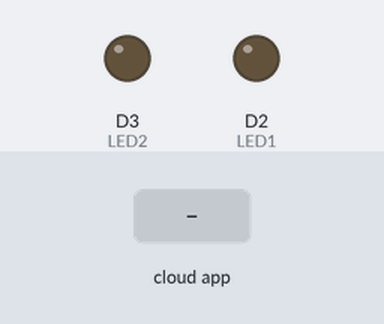
A sketch run on a simulated ESP8266 (NodeMCU). Parts: output pins drawn as LEDs (lit = HIGH). The inputs (shaded band) are chosen by the test bench. WiFi joins after 1.5 s; servers stay silent unless stated; the Firebase database answers and starts empty; what the sketch prints to the serial monitor is not drawn.

Above: at 2.7 s.
2.8 s: the phone or cloud app sets LED1 to 1
At 3.5 s:
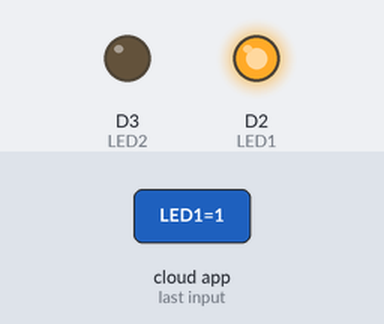
4.5 s: the phone or cloud app sets LED2 to 1
At 5.7 s:
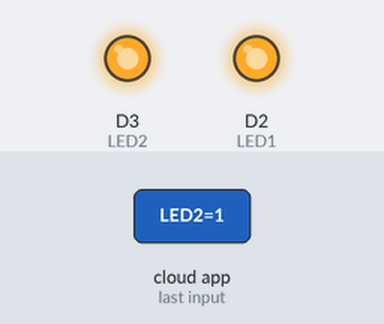
6.0 s: the phone or cloud app sets LED1 to 0
At 7.4 s:
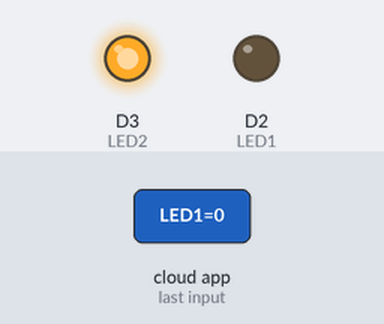
7.8 s: the phone or cloud app sets LED2 to 0
At 8.5 s:
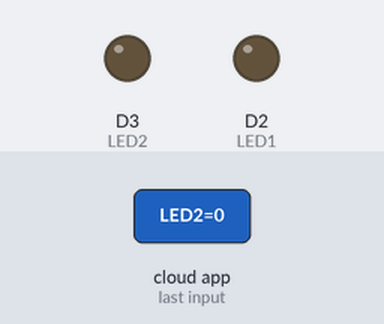
Timing chart, 0 to 10.3 s (numbered marks = the images above; inputs shaded):
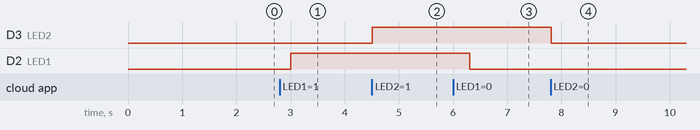

Measured:
- after the input at 2.8 s, D2 (LED1): LOW → HIGH after 0.20 s
- after the input at 4.5 s, D3 (LED2): LOW → HIGH at once
- after the input at 6.0 s, D2 (LED1): HIGH → LOW after 0.31 s
- after the input at 7.8 s, D3 (LED2): HIGH → LOW at once

The sketch:

ArduinoLight_Web.ino
```cpp
#include <ESP8266WiFi.h>
#include <FirebaseArduino.h>

// Set these to run example.
#define FIREBASE_HOST "light-web-default-rtdb.firebaseio.com"
#define FIREBASE_AUTH "tmYp0qOFElT0wfeRfwjMeDrV92TK27OwoImNzleX"
#define WIFI_SSID "Avi"
#define WIFI_PASSWORD "7071955977@"
#define LED1 D2
#define LED2 D3
void setup() {

  Serial.begin(9600);
  pinMode(LED1, OUTPUT);
  pinMode(LED2, OUTPUT);
  // connect to wifi.
  WiFi.begin(WIFI_SSID, WIFI_PASSWORD);
  Serial.print("connecting");
  while (WiFi.status() != WL_CONNECTED) {
    Serial.print(".");
    delay(500);
  }
  Serial.println();
  Serial.print("connected: ");
  Serial.println(WiFi.localIP());

  Firebase.begin(FIREBASE_HOST, FIREBASE_AUTH);
}


void loop() {

  int val1 = Firebase.getInt("LED1");
  int val2 = Firebase.getInt("LED2");
  Serial.print("LED1 : ");
  Serial.print(val1);
  Serial.print("LED2 : ");
  Serial.println(val2);

  if(val1 == 1){
  digitalWrite(LED1, HIGH);
  }
  if(val1 == 0) {
  digitalWrite(LED1, LOW);
  }
   if(val2 == 1){
  digitalWrite(LED2, HIGH);
  }
  if(val2 == 0) {
  digitalWrite(LED2, LOW);
  }
//
//  // set value
//  Firebase.setFloat("number", 42.0);
//  // handle error
//  if (Firebase.failed()) {
//      Serial.print("setting /number failed:");
//      Serial.println(Firebase.error());
//      return;
//  }
//  delay(1000);
//
//  // get value
//  Serial.print("number: ");
//  Serial.println(Firebase.getFloat("number"));
//  delay(1000);
//
//  // set bool value
//  Firebase.setBool("truth", false);
//  // handle error
//  if (Firebase.failed()) {
//      Serial.print("setting /truth failed:");
//      Serial.println(Firebase.error());
//      return;
//  }
//  delay(1000);
}
```
